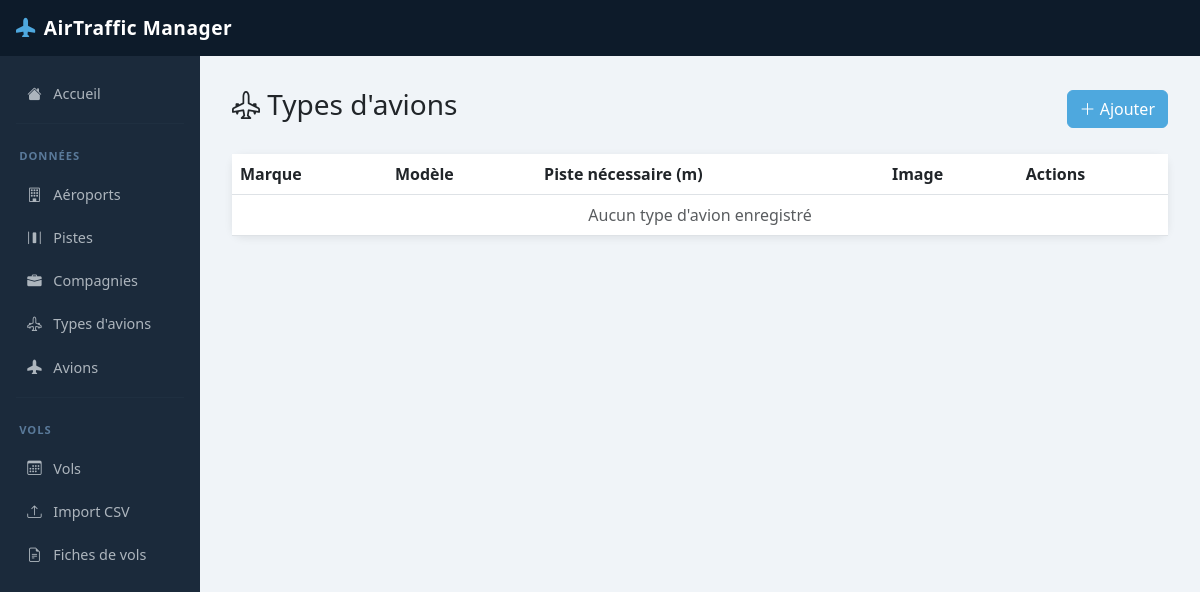
The app's page /TraficAerien/typesavions/, older data.
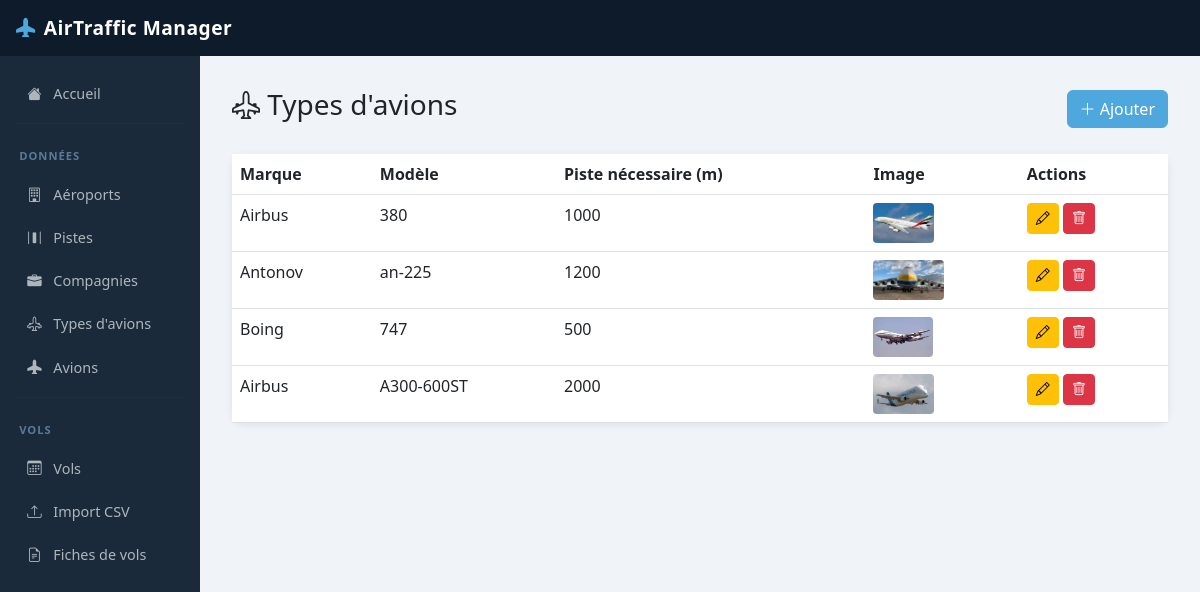
The same page, newer data.
### TraficAerien/models.py (models this page shows, shortened)
class TypeAvion(models.Model):
    marque = models.CharField(max_length=100)
    modele = models.CharField(max_length=100)
    description = models.TextField(blank=True)
    image = models.ImageField(upload_to='avions/', blank=True, null=True)
    longueur_piste_necessaire = models.IntegerField(help_text="En mètres")

### TraficAerien/views.py (the view)
# urls.py: path('typesavions/', views.typeavion_liste, name='typeavion_liste'),
def typeavion_liste(request):
    types = TypeAvion.objects.all()
    return render(request, 'TraficAerien/typeavion_liste.html', {'types': types})

### TraficAerien/templates/TraficAerien/typeavion_liste.html (shortened to what this page needs)
{% extends 'TraficAerien/base.html' %}
{% block content %}
<div class="d-flex justify-content-between align-items-center mb-4">
    <h3><i class="bi bi-airplane-engines"></i> Types d'avions</h3>
    <a href="{% url 'typeavion_creer' %}" class="btn btn-primary">
        <i class="bi bi-plus-lg"></i> Ajouter
    </a>
</div>
<div class="card">
    <table class="table table-hover mb-0">
        <thead>
            <tr><th>Marque</th><th>Modèle</th><th>Piste nécessaire (m)</th><th>Image</th><th>Actions</th></tr>
        </thead>
        <tbody>
            {% for t in types %}
            <tr>
                <td>{{ t.marque }}</td>
                <td>{{ t.modele }}</td>
                <td>{{ t.longueur_piste_necessaire }}</td>
                <td>
                    {% if t.image %}
                        <img src="{{ t.image.url }}" height="40" style="border-radius:4px;">
                    {% else %}
                        <span class="text-muted">—</span>
                    {% endif %}
                </td>
                <td>
                    <a href="{% url 'typeavion_modifier' t.pk %}" class="btn btn-sm btn-warning">
                        <i class="bi bi-pencil"></i>
                    </a>
                    <a href="{% url 'typeavion_supprimer' t.pk %}" class="btn btn-sm btn-danger">
                        <i class="bi bi-trash"></i>
                    </a>
                </td>
            </tr>
            {% empty %}
            <tr><td colspan="5" class="text-center text-muted">Aucun type d'avion enregistré</td></tr>
            {% endfor %}
        </tbody>
    </table>
</div>
{% endblock %}

### TraficAerien/templates/TraficAerien/base.html (shortened to what this page needs)
<!DOCTYPE html>
<html lang="fr">
<head>
    <link href="https://cdn.jsdelivr.net/npm/bootstrap@5.3.0/dist/css/bootstrap.min.css" rel="stylesheet">
    <link href="https://cdn.jsdelivr.net/npm/bootstrap-icons@1.10.5/font/bootstrap-icons.css" rel="stylesheet">
</head>
<body>
<nav class="navbar navbar-expand-lg sticky-top">
    <div class="container-fluid px-3">
        <a class="navbar-brand" href="{% url 'index' %}">
            <i class="bi bi-airplane-fill me-2"></i>AirTraffic Manager
        </a>
    </div>
</nav>
<div class="container-fluid p-0">
    <div class="row g-0">
        <nav class="col-md-2 sidebar d-none d-md-block">
            <ul class="nav flex-column">
                <li class="nav-item">
                    <a class="nav-link" href="{% url 'index' %}">
                        <i class="bi bi-house-fill"></i> Accueil
                    </a>
                </li>
                <hr>
                <div class="section-label">Données</div>
                <li class="nav-item">
                    <a class="nav-link" href="{% url 'aeroport_liste' %}">
                        <i class="bi bi-building"></i> Aéroports
                    </a>
                </li>
                <li class="nav-item">
                    <a class="nav-link" href="{% url 'piste_liste' %}">
                        <i class="bi bi-distribute-horizontal"></i> Pistes
                    </a>
                </li>
                <li class="nav-item">
                    <a class="nav-link" href="{% url 'compagnie_liste' %}">
                        <i class="bi bi-briefcase-fill"></i> Compagnies
                    </a>
                </li>
                <li class="nav-item">
                    <a class="nav-link" href="{% url 'typeavion_liste' %}">
                        <i class="bi bi-airplane-engines"></i> Types d'avions
                    </a>
                </li>
                <li class="nav-item">
                    <a class="nav-link" href="{% url 'avion_liste' %}">
                        <i class="bi bi-airplane-fill"></i> Avions
                    </a>
                </li>
                <hr>
                <div class="section-label">Vols</div>
                <li class="nav-item">
                    <a class="nav-link" href="{% url 'vol_liste' %}">
                        <i class="bi bi-calendar3"></i> Vols
                    </a>
                </li>
                <li class="nav-item">
                    <a class="nav-link" href="{% url 'import_vols_csv' %}">
                        <i class="bi bi-upload"></i> Import CSV
                    </a>
                </li>
                <li class="nav-item">
                    <a class="nav-link" href="{% url 'fiche_vols' %}">
                        <i class="bi bi-file-earmark-text"></i> Fiches de vols
                    </a>
                </li>
            </ul>
        </nav>
        <main class="col-md-10 main-content">
            {% block content %}
            {% endblock %}
        </main>
    </div>
</div>
</body>
</html>

### TraficAerien/templates/TraficAerien/base.html (style rules this page uses)
* { box-sizing: border-box; }
body { background-color: #f0f4f8; font-family: 'Segoe UI', sans-serif; }
.navbar { background-color: #0d1b2a; height: 56px; }
.navbar-brand { color: #ffffff !important; font-weight: 700; font-size: 1.2rem; letter-spacing: 0.5px; }
.navbar-brand i { color: #4ea8de; }
.sidebar { min-height: calc(100vh - 56px); background-color: #1b2a3b; padding: 1rem 0; position: sticky; top: 56px; }
.sidebar .section-label { color: #5a7a9a; font-size: 0.7rem; font-weight: 700; text-transform: uppercase; letter-spacing: 1px; padding: 0.5rem 1.2rem; margin-top: 0.5rem; }
.sidebar .nav-link { color: #adb5bd; padding: 0.55rem 1.2rem; border-radius: 8px; margin: 2px 8px; font-size: 0.9rem; transition: all 0.2s; }
.sidebar .nav-link i { margin-right: 8px; width: 16px; }
.sidebar hr { border-color: #2c3e50; margin: 0.5rem 1rem; }
.main-content { padding: 2rem; min-height: calc(100vh - 56px); }
.card { border: none; border-radius: 12px; box-shadow: 0 2px 8px rgba(0, 0, 0, 0.08); }
.table thead { background-color: #0d1b2a; color: white; }
.btn-primary { background-color: #4ea8de; border-color: #4ea8de; }

Row changes from the older to the newer data that the page shows:
added TypeAvion: marque "Airbus", modele "380", longueur_piste_necessaire "1000", image (picture)
added TypeAvion: marque "Antonov", modele "an-225", longueur_piste_necessaire "1200", image (picture)
added TypeAvion: marque "Boing", modele "747", longueur_piste_necessaire "500", image (picture)
added TypeAvion: marque "Airbus", modele "A300-600ST", longueur_piste_necessaire "2000", image (picture)
Text that changed along with them:
text no longer shown: "Aucun type d'avion enregistré"
